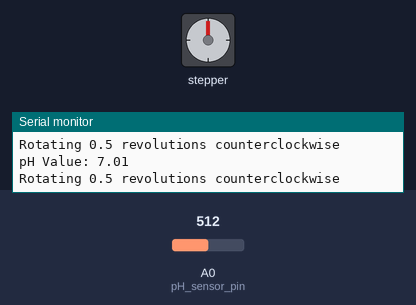
Recording of a sketch running on a simulated Arduino Uno, built with avr-gcc and run on an emulated ATmega328P. Shown: stepper motor, the last lines printed to the serial monitor. The test bench sets the inputs (shaded band); at power-on: A0 (pH_sensor_pin) = 512. Stepper angles assume 200 steps per turn.

Above: at 3.3 s.
3.4 s: A0 (pH_sensor_pin) set to 306
At 5.8 s:
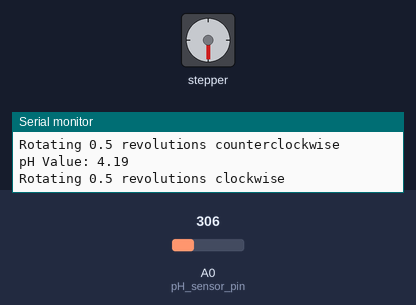
10.2 s: A0 (pH_sensor_pin) set to 716
At 12.67 s:
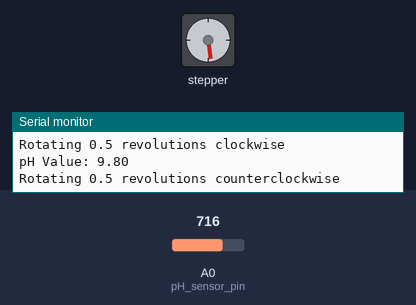
Timing chart, 0 to 22.8 s (numbered marks = the images above; inputs shaded):
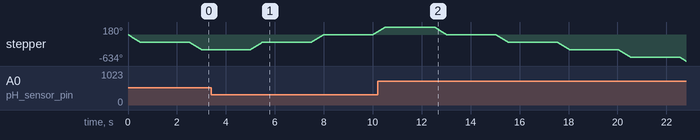

The sketch:

pH_control.ino
```cpp
#include <Stepper.h>

// pH sensor pin
const int pH_sensor_pin = A0;

// L298N motor driver pins
const int motor_pin1 = 2;
const int motor_pin2 = 3;
const int motor_pin3 = 4;
const int motor_pin4 = 5;

// Steps per revolution
const int steps_per_revolution = 200; // Modify this value according to your stepper motor

// Creating an object for the Creality stepper
Stepper stepper(steps_per_revolution, motor_pin1, motor_pin2, motor_pin3, motor_pin4);

void setup() {
  // Motor speed
  stepper.setSpeed(60); // Adjust the speed as desired (in RPM)

  // Serial communication
  Serial.begin(9600); // Initialize the serial monitor for debugging
}

void loop() {
  // Reads pH value from the sensor
  int pH_raw = analogRead(pH_sensor_pin);
  float pH_value = (float)pH_raw / 1023 * 14; // Converts the raw value to pH (0-14)
  Serial.print("pH Value: "); // Prints "pH Value: " on the serial monitor
  Serial.println(pH_value);   // Prints the pH value on the serial monitor

  // Determines motor direction based on pH value
  if (pH_value < 7) {
    // Rotates stepper motor 0.5 revolutions clockwise if < 7
    Serial.println("Rotating 0.5 revolutions clockwise");
    stepper.step(steps_per_revolution / 2);
  } else if (pH_value > 7) {
    // Rotate stepper motor 0.5 revolutions counterclockwise if > 7
    Serial.println("Rotating 0.5 revolutions counterclockwise");
    stepper.step(-steps_per_revolution / 2);
  }

  // Waits for 2s before taking the next reading
  delay(2000); // You can adjust the delay (in milliseconds)
}
```
